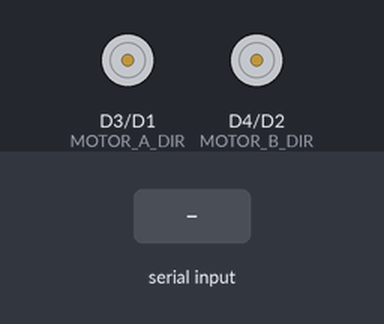
Bench run of a sketch on a simulated ESP8266 (NodeMCU). Parts: direction and speed pins drawn as motors (green arrow = direction pin HIGH = forward, orange = LOW = backward, longer = more drive). The test bench sets the inputs (shaded band). What the sketch prints to the serial monitor is not drawn.

Above: at 1.7 s.
1.8 s: "1\n" received over Serial
At 2.8 s:
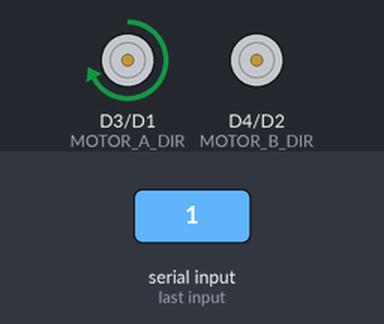
4.8 s: "2\n" received over Serial
At 6.3 s:
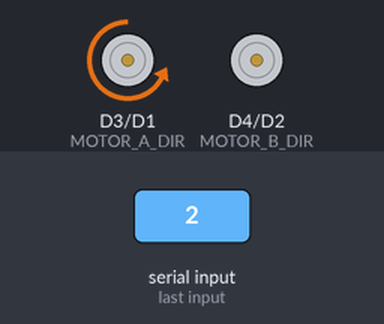
7.8 s: "3\n" received over Serial
At 8.6 s:
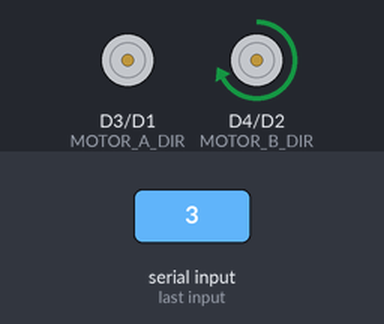
10.8 s: "4\n" received over Serial
At 12.0 s:
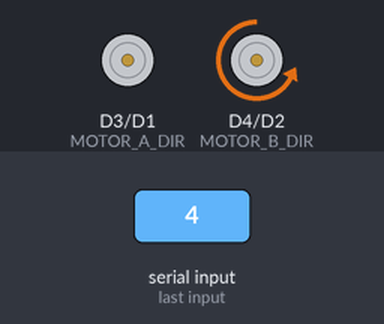
Timing chart, 0 to 14.8 s (numbered marks = the images above; inputs shaded):
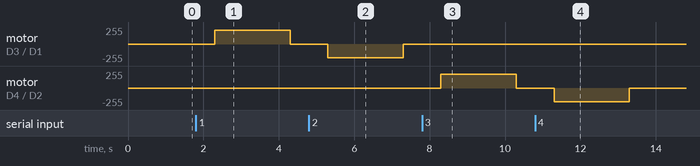

Measured:
- after the input at 1.8 s, motor on D3 (MOTOR_A_DIR) / D1 (MOTOR_A_PWM): stopped → forward 204/255 after 0.50 s, → stopped 2.0 s later
- after the input at 4.8 s, motor on D3 (MOTOR_A_DIR) / D1 (MOTOR_A_PWM): stopped → backward 204/255 after 0.50 s, → stopped 2.0 s later
- after the input at 7.8 s, motor on D4 (MOTOR_B_DIR) / D2 (MOTOR_B_PWM): stopped → forward 204/255 after 0.50 s, → stopped 2.0 s later
- after the input at 10.8 s, motor on D4 (MOTOR_B_DIR) / D2 (MOTOR_B_PWM): stopped → backward 204/255 after 0.50 s, → stopped 2.0 s later

The sketch:

test_motores.ino
```cpp
// Test de motores - shield L293D para NodeMCU
// Monitor Serie a 115200 y mandá:
//   1 = Motor A con DIR HIGH     2 = Motor A con DIR LOW
//   3 = Motor B con DIR HIGH     4 = Motor B con DIR LOW
//   a = secuencia completa       0 = stop
// Cada prueba dura 2 s, frena sola y hace una pausa antes de cambiar de sentido.
// Lo esperado: cada motor gira en un sentido con HIGH y en el contrario con LOW.

#include <ESP8266WiFi.h>

#define MOTOR_A_PWM D1  // GPIO5
#define MOTOR_B_PWM D2  // GPIO4
#define MOTOR_A_DIR D3  // GPIO0
#define MOTOR_B_DIR D4  // GPIO2 (el LED azul del ESP se prende cuando está en LOW)

const int POTENCIA = 80;               // % (analogWriteRange = 100)
const unsigned long DURACION_MS = 2000;
const unsigned long PAUSA_MS = 500;    // pausa entre pruebas (no invertir en caliente)

void parar() {
  analogWrite(MOTOR_A_PWM, 0);
  analogWrite(MOTOR_B_PWM, 0);
}

void probar(const char* motor, int pinPwm, int pinDir, int nivelDir) {
  parar();
  delay(PAUSA_MS);
  digitalWrite(pinDir, nivelDir);
  Serial.printf("> Motor %s con DIR %s ... ", motor, nivelDir == HIGH ? "HIGH" : "LOW ");
  analogWrite(pinPwm, POTENCIA);
  delay(DURACION_MS);
  parar();
  Serial.println("stop");
}

void secuencia() {
  Serial.println("\n=== Secuencia completa ===");
  probar("A", MOTOR_A_PWM, MOTOR_A_DIR, HIGH);
  probar("A", MOTOR_A_PWM, MOTOR_A_DIR, LOW);
  probar("B", MOTOR_B_PWM, MOTOR_B_DIR, HIGH);
  probar("B", MOTOR_B_PWM, MOTOR_B_DIR, LOW);
  Serial.println("=== Fin ===\n");
}

void menu() {
  Serial.println("\nTest de motores L293D");
  Serial.println("1: A DIR HIGH | 2: A DIR LOW | 3: B DIR HIGH | 4: B DIR LOW");
  Serial.println("a: secuencia  | 0: stop");
}

void setup() {
  Serial.begin(115200);
  WiFi.mode(WIFI_OFF);
  analogWriteRange(100);
  pinMode(MOTOR_A_PWM, OUTPUT);
  pinMode(MOTOR_B_PWM, OUTPUT);
  pinMode(MOTOR_A_DIR, OUTPUT);
  pinMode(MOTOR_B_DIR, OUTPUT);
  parar();
  delay(500);
  menu();
}

void loop() {
  if (!Serial.available()) return;
  char c = Serial.read();
  switch (c) {
    case '1': probar("A", MOTOR_A_PWM, MOTOR_A_DIR, HIGH); break;
    case '2': probar("A", MOTOR_A_PWM, MOTOR_A_DIR, LOW);  break;
    case '3': probar("B", MOTOR_B_PWM, MOTOR_B_DIR, HIGH); break;
    case '4': probar("B", MOTOR_B_PWM, MOTOR_B_DIR, LOW);  break;
    case 'a': secuencia(); break;
    case '0': parar(); Serial.println("stop"); break;
    case '\n': case '\r': break;
    default: menu();
  }
}
```
